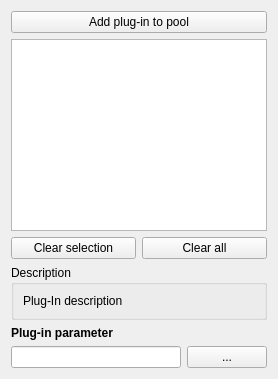
       <widget class="QWidget" name="tab_plugins">
        <attribute name="icon">
         <iconset resource="highlight-gui.qrc">
          <normaloff>:/plugin.png</normaloff>:/plugin.png</iconset>
        </attribute>
        <attribute name="title">
         <string>Plug-ins</string>
        </attribute>
        <layout class="QVBoxLayout" name="verticalLayout_7">
         <item>
          <widget class="QPushButton" name="pbSelectPlugin">
           <property name="toolTip">
            <string>Choose a plug-in script.</string>
           </property>
           <property name="text">
            <string>Add plug-in to pool</string>
           </property>
           <property name="icon">
            <iconset resource="highlight-gui.qrc">
             <normaloff>:/plugin.png</normaloff>:/plugin.png</iconset>
           </property>
          </widget>
         </item>
         <item>
          <widget class="QListWidget" name="lvPluginScripts">
           <property name="toolTip">
            <string>List of plug-ins. Toggle checkbox to enable the scripts. The preview window may not display all plug-in effects.</string>
           </property>
           <property name="alternatingRowColors">
            <bool>true</bool>
           </property>
           <property name="selectionMode">
            <enum>QAbstractItemView::SingleSelection</enum>
           </property>
           <property name="sortingEnabled">
            <bool>true</bool>
           </property>
          </widget>
         </item>
         <item>
          <layout class="QHBoxLayout" name="horizontalLayout_24">
           <item>
            <widget class="QPushButton" name="pbClearSelPlugin">
             <property name="toolTip">
              <string>Remove the selected plug-ins.</string>
             </property>
             <property name="text">
              <string>Clear selection</string>
             </property>
            </widget>
           </item>
           <item>
            <widget class="QPushButton" name="pbClearAllPlugins">
             <property name="toolTip">
              <string>Remove all plug-ins.</string>
             </property>
             <property name="text">
              <string>Clear all</string>
             </property>
            </widget>
           </item>
          </layout>
         </item>
         <item>
          <widget class="QGroupBox" name="groupPluginDescription">
           <property name="title">
            <string>Description</string>
           </property>
           <layout class="QGridLayout" name="gridLayout_3">
            <item row="0" column="0">
             <widget class="QLabel" name="lblPluginDescription">
              <property name="maximumSize">
               <size>
                <width>16777215</width>
                <height>16777215</height>
               </size>
              </property>
              <property name="toolTip">
               <string>Shows decription of a selected plug-in script.</string>
              </property>
              <property name="text">
               <string>Plug-In description</string>
              </property>
              <property name="textFormat">
               <enum>Qt::PlainText</enum>
              </property>
              <property name="wordWrap">
               <bool>true</bool>
              </property>
              <property name="margin">
               <number>2</number>
              </property>
              <property name="textInteractionFlags">
               <set>Qt::NoTextInteraction</set>
              </property>
             </widget>
            </item>
           </layout>
          </widget>
         </item>
         <item>
          <widget class="QLabel" name="label_15">
           <property name="font">
            <font>
             <weight>75</weight>
             <bold>true</bold>
            </font>
           </property>
           <property name="text">
            <string>Plug-in parameter</string>
           </property>
          </widget>
         </item>
         <item>
          <layout class="QHBoxLayout" name="horizontalLayout_29">
           <item>
            <widget class="QLineEdit" name="lePluginReadFilePath">
             <property name="toolTip">
              <string>Optional plug-in parameter, this may be a path to a plug-in input file</string>
             </property>
            </widget>
           </item>
           <item>
            <widget class="QPushButton" name="pbPluginReadFilePath">
             <property name="minimumSize">
              <size>
               <width>20</width>
               <height>0</height>
              </size>
             </property>
             <property name="toolTip">
              <string>Select the plug-in input file.</string>
             </property>
             <property name="text">
              <string>...</string>
             </property>
            </widget>
           </item>
          </layout>
         </item>
        </layout>
       </widget>
